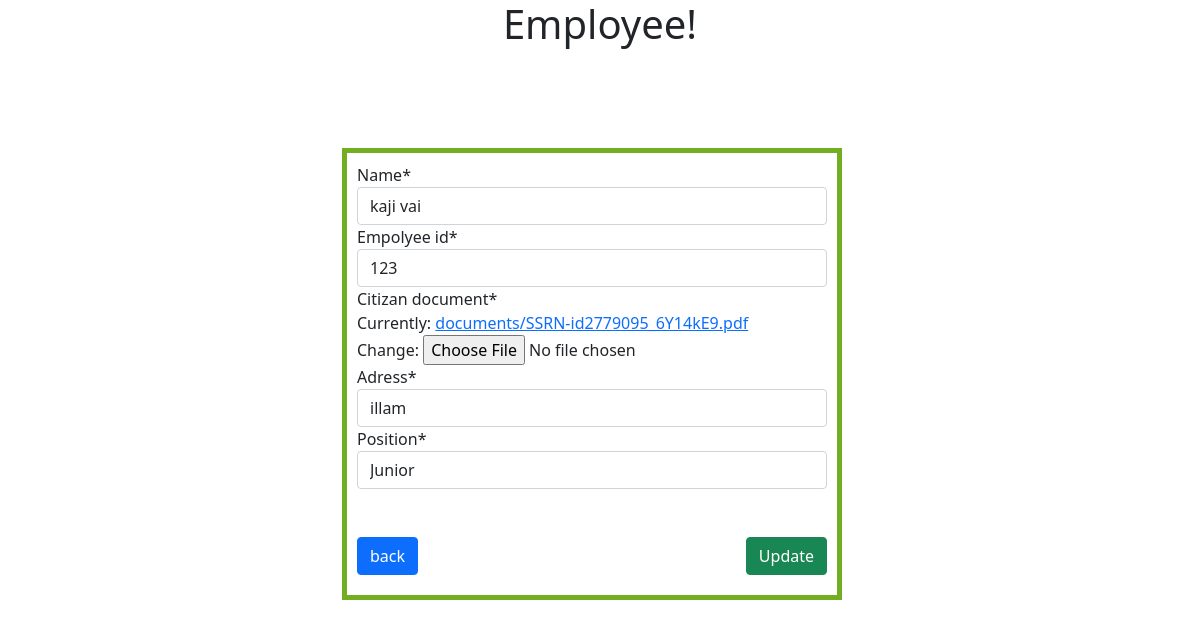
Screenshot of /empolyee_up/11/ with the database file from the repository.
### info/models.py (models this page shows)
class Empolyee(models.Model):
    position = (('Junior', 'Junior'), ('Mid level',
                                       'Mid level'), ('Senior', 'Senior'))
    name = models.CharField(max_length=300)
    empolyee_id = models.IntegerField()
    citizan_document = models.FileField(upload_to='documents/')
    adress = models.CharField(max_length=300)
    position = models.CharField(
        max_length=30, choices=position, default="Junior")

### info/views.py (the view)
# urls.py: path('empolyee_up/<int:pk>/', EmpolyeeUpdateView.as_view(), name='emp_up'),
class EmpolyeeUpdateView(UpdateView):
    template_name = 'emp_update.html'
    model = Empolyee
    form_class = EmpolyeeUpdateForm
    success_url = reverse_lazy('info:emp_list')

### info/forms.py
class EmpolyeeUpdateForm(forms.ModelForm):
    class Meta:
        model = Empolyee
        fields = '__all__'

### templates/emp_update.html (shortened to what this page needs)
{% extends "base.html" %}
{% load crispy_forms_tags %}
{% block content %}
<div class="container">
    <div class="col-4" id="em">
        <form method="post">{% csrf_token %}
            {{ form|crispy }}
            <br>
            <br>
            <input type="submit" class="btn btn-success" id="sub" value="Update">
            <a class="btn btn-primary" id ='bt' href="{% url 'info:emp_list' %}">back</a>
        </form>
        <br>
        <br>
    </div>
</div>
{% endblock %}

### templates/emp_update.html (style rules this page uses)
#sub { float: right }
#bt { float:left }
#em { margin-top: 100px; margin-left: 300px; margin-right: 200px; width: 40%; width: 500px; border: 5px solid #73AD21; padding: 10px; }

### rows the page displays
Empolyee: name "kaji vai", empolyee_id "123", adress "illam", position "Junior"
